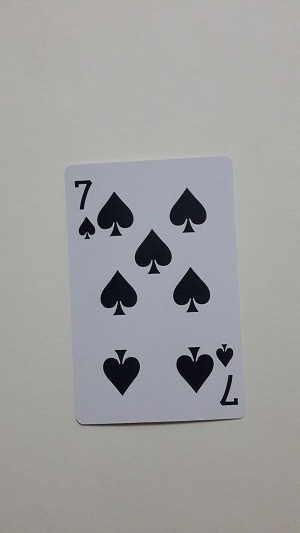
%> input picture 取模板的纸牌/t_7.jpg, 300 x 533 px
$ octave lh_select.m   (GNU Octave 9; MATLAB toolbox functions it lacks are replaced by stand-ins)
%> lines starting %> are read from the running program, lines starting %| are printed output that depends on the picture; in (x1, y1, x2, y2) boxes, pixels count from 0 and x2, y2 are one past the last pixel; in counts of white or black regions, pixels touching at a corner belong together; the program's own positions count from 1
rgbimage=imread('myimage/t_7.jpg');
%> rgbimage is the input picture: size 533x300x3 uint8; mean R, G, B 157.8, 157.8, 157.7
grey=rgb2gray(rgbimage);
bw=edge(grey,'sobel','horizontal');%检测图像边缘直线
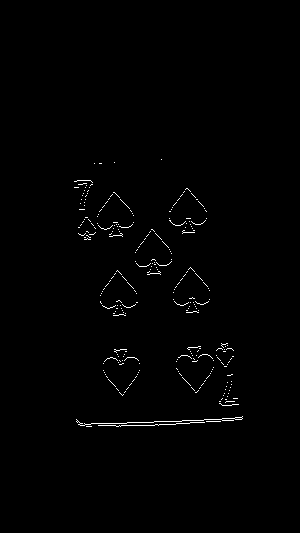
%> bw: size 533x300 logical; 0.78% white in thin lines or dots, all inside (x1, y1, x2, y2) = (74, 159, 243, 427)
[m,n]=size(bw);%计算图像大小
%> m = 533; n = 300
S=round(sqrt(m^2+n^2));%S可以取到的最大值
%> S = 612
ma=180;%θ角最大值
md=S;
%> md = 612
r=zeros(md,ma);%产生初值为零的计数矩阵
for i=1:m
   for j=1:n
     if bw(i,j)==1
        for k=1:ma
          ru=round(abs(i*cos(k*3.14/180)+j*sin(k*3.14/180)));
          r(ru+1,k)=r(ru+1,k)+1;%对矩阵记数
        end
      end
    end
end
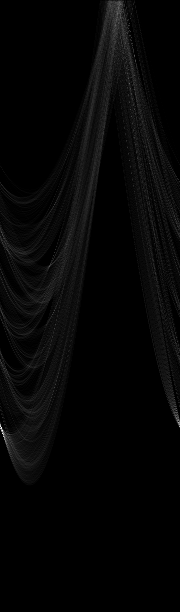
%> r: size 612x180 double; min 0, max 86, mean 2; drawn with min black and max white
%> after the loop, ru = 427
[m,n]=size(r);
%> m = 612; n = 180
for i=1:m
   for j=1:n
      if r(i,j)>r(1,1)
           r(1,1)=r(i,j);
           c=j;%把矩阵元素最大值所对应的列坐标送给c。
      end
   end
end
%> r: size 612x180 double; under 0.01% of pixels changed, all inside (x1, y1, x2, y2) = (0, 0, 1, 1)
%> after the loop, c = 3
if c<=90
  rot=-c; %确定旋转角度
%> rot = -3
else
  rot=180-c;
end
POKER=imrotate(grey,rot,'crop'); %对图片进行旋转，矫正图像
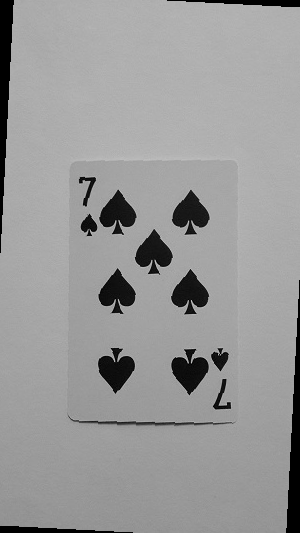
%> POKER: size 533x300 uint8; min 0, max 199, mean 153
subplot(1,1,1),imshow(POKER),title('扑克纸牌');
    k = waitforbuttonpress;              % 等待鼠标按下
    point1 = get(gca,'CurrentPoint');    % 鼠标按下了
%> (the run ends here)

$ run again, with 取模板的纸牌/t_1.jpg copied over 取模板的纸牌/t_7.jpg
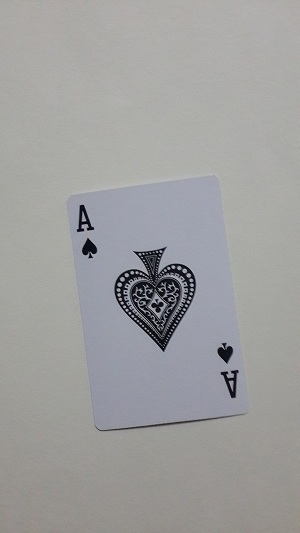
%> input picture 取模板的纸牌/t_1.jpg, 300 x 533 px
%> rgbimage is the input picture: size 533x300x3 uint8; mean R, G, B 158.7, 158.7, 158.4
%> bw: size 533x300 logical; 1.3% white in thin lines or dots, all inside (x1, y1, x2, y2) = (76, 204, 245, 432)
%> after the loop `for i=1:m`:
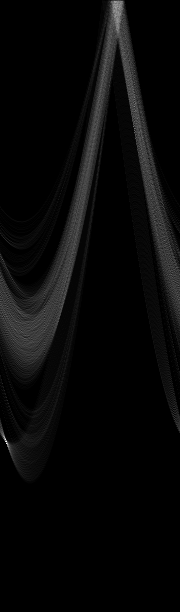
%> r: size 612x180 double; min 0, max 99, mean 3.4; drawn with min black and max white
%> after the loop `for i=1:m`: ru = 432
%> after the loop `for i=1:m`: c = 7
%> rot = -7
%> `POKER=imrotate(grey,rot,'crop');`:
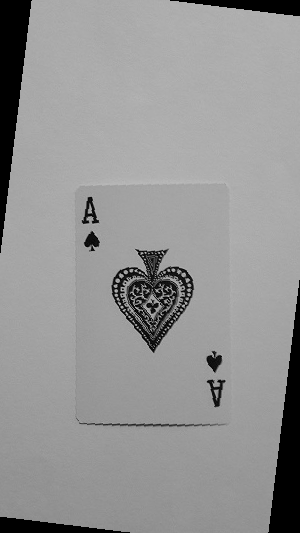
%> POKER: size 533x300 uint8; min 0, max 197, mean 148.4

$ run again, with 取模板的纸牌/t_10.jpg copied over 取模板的纸牌/t_7.jpg
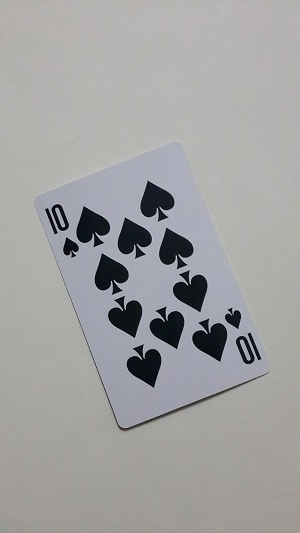
%> input picture 取模板的纸牌/t_10.jpg, 300 x 533 px
%> rgbimage is the input picture: size 533x300x3 uint8; mean R, G, B 161.2, 161.2, 161.2
%> bw: size 533x300 logical; 0.94% white in thin lines or dots, all inside (x1, y1, x2, y2) = (44, 181, 268, 432)
%> after the loop `for i=1:m`:
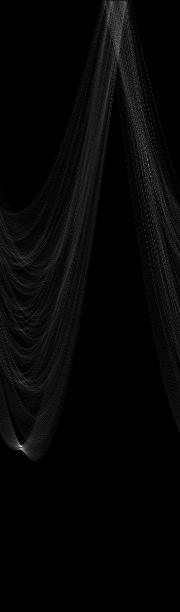
%> r: size 612x180 double; min 0, max 96, mean 2.5; drawn with min black and max white
%> after the loop `for i=1:m`: ru = 432
%> after the loop `for i=1:m`: c = 22
%> rot = -22
%> `POKER=imrotate(grey,rot,'crop');`:
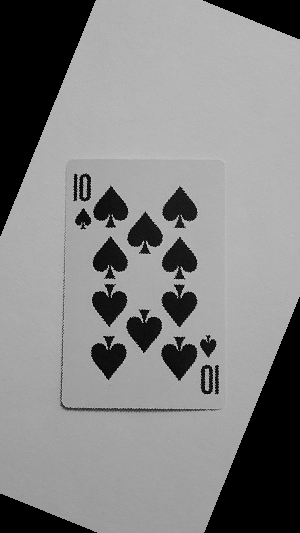
%> POKER: size 533x300 uint8; min 0, max 214, mean 133.1
